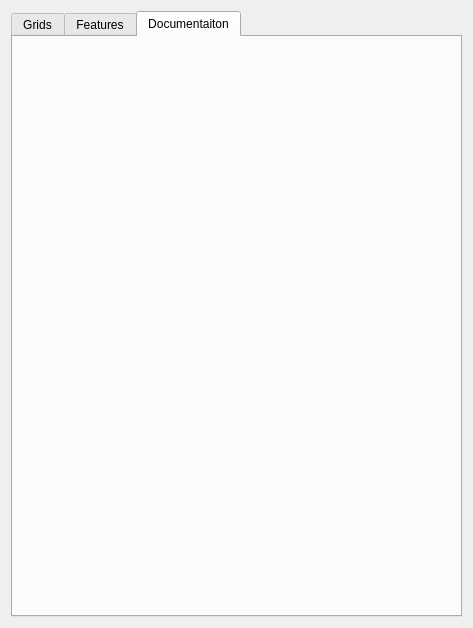
<?xml version="1.0" encoding="UTF-8"?>
<ui version="4.0">
 <class>DigToolsWidget</class>
 <widget class="QWidget" name="DigToolsWidget">
  <property name="geometry">
   <rect>
    <x>0</x>
    <y>0</y>
    <width>473</width>
    <height>628</height>
   </rect>
  </property>
  <property name="windowTitle">
   <string>Fossil Dig Tools</string>
  </property>
  <layout class="QVBoxLayout" name="verticalLayout">
   <item>
    <widget class="QTabWidget" name="tabWidget">
     <property name="currentIndex">
      <number>2</number>
     </property>
     <widget class="QWidget" name="tab">
      <attribute name="title">
       <string>Grids</string>
      </attribute>
     </widget>
     <widget class="QWidget" name="tab_2">
      <attribute name="title">
       <string>Features</string>
      </attribute>
     </widget>
     <widget class="QWidget" name="tab_3">
      <attribute name="title">
       <string>Documentaiton</string>
      </attribute>
     </widget>
    </widget>
   </item>
  </layout>
 </widget>
 <resources>
  <include location="resources.qrc"/>
 </resources>
 <connections/>
</ui>
